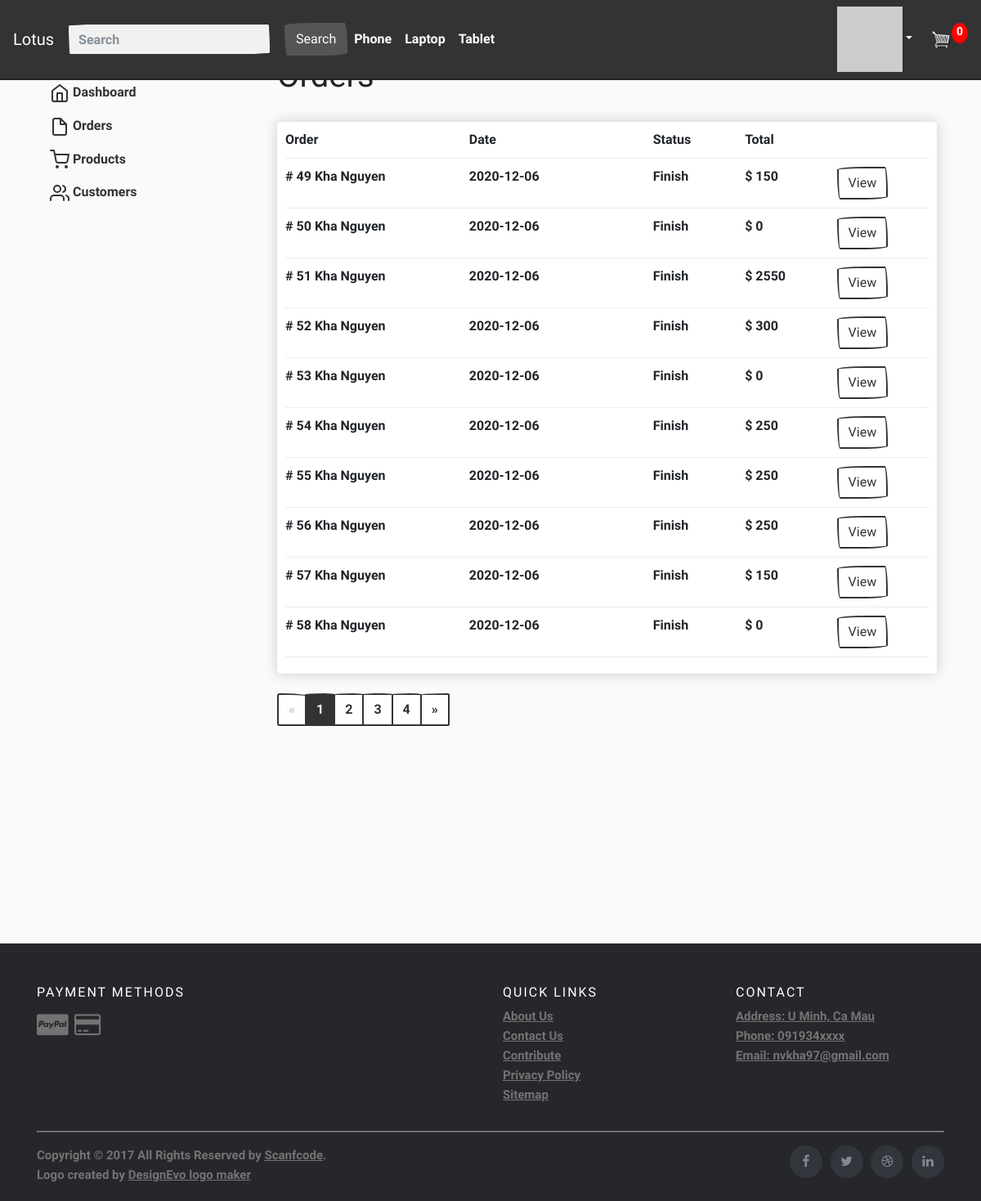
Page /admin/all-order (signed in) on the committed database.
### tables this page shows
CREATE TABLE "orders" (
	"id"	INTEGER,
	"user_id"	INTEGER,
	"order_date"	DATETIME,
	"payment_id"	INTEGER,
	"complete"	BOOLEAN DEFAULT 0,
	"order_name"	NVARCHAR(255),
	"order_phonenumber"	VARCHAR(12),
	"order_email"	VARCHAR(50),
	"order_address"	TEXT,
	"transaction_id"	DATE,
	PRIMARY KEY("id" AUTOINCREMENT)
);

### app.py (the view)
@app.route("/admin/all-order")
@login_required
def all_order():
   cartData = CartData()
   orders = db.execute("SELECT * FROM orders WHERE complete=? ORDER BY order_date DESC", 1)
   page = request.args.get(get_page_parameter(), type=int, default=1)
   data = []
   for i in range(10 * (page - 1), (page - 1) * 10 + 10):
    try:
        data.append(orders[i])
    except:
        break
   pagination = Pagination(page=page,css_framework='bootstrap4', total=len(orders), RECORD_NAME="orders", per_page=10)
   return render_template("adminpage/all_order.html", orders=data, numberCart=cartData["numberItem"], pagination=pagination)

### app.py (called while the page is built)
@app.after_request
def after_request(response):
    response.headers["Cache-Control"] = "no-cache, no-store, must-revalidate"
    response.headers["Expires"] = 0
    response.headers["Pragma"] = "no-cache"
    return response

@app.before_request
def before_request():
  if session.get("user_id"):
      db.execute("UPDATE users SET last_seen=? WHERE id=?", datetime.utcnow(), session["user_id"])

### helpers.py (called while the page is built)
def login_required(f):
    @wraps(f)
    def decorated_function(*args, **kwargs):
        if session.get("user_id") is None:
            return redirect("/login")
        return f(*args, **kwargs)
    return decorated_function

def gravatar(email, size=100, default='identicon', rating='g'):
    url = 'http://www.gravatar.com/avatar'
    hash = hashlib.md5(email.encode('utf-8')).hexdigest()
    return '{url}/{hash}?s={size}&d={default}&r={rating}'.format(
        url=url, hash=hash, size=size, default=default, rating=rating)

def CartData():
    if session.get("user_id"):
        try:
            order = db.execute("SELECT * FROM orders WHERE user_id=? AND complete=?", session.get("user_id"), 0)
            order_detail = db.execute("SELECT * FROM order_detail WHERE order_id=?", order[0]['id'])
            numberItem = int(len(order_detail))
            total = db.execute("SELECT SUM(price * quantity) FROM order_detail WHERE order_id=?", order[0]['id'])
        except:
            order_detail = None
            numberItem = 0
            total = 0
        return {"items": order_detail, "numberItem": numberItem, "total": total}
    else:
        cookieData = cookieCart()
        return {"items": cookieData['items'], "numberItem": cookieData['numberItem'], "total": cookieData['total']}

def getTotal(order_id):
    try:
        total = db.execute("SELECT SUM(quantity * price) as total FROM order_detail WHERE order_id=?", order_id)
    except:
        return 0
    return total[0]["total"]

def getAllNameProduct():
    all_products = db.execute("SELECT * FROM products")
    list_product_name = ""
    for product in all_products:
        list_product_name += product["name"] + ","
    return list_product_name

### templates/adminpage/all_order.html (shortened to what this page needs)
{% extends 'sell.html' %}
{% block div %}
  <h1>Orders</h1>
  <br>
  <div class="box-element">
    <div class="cart-row">
        <div style="flex: 2">Order</div>
        <div style="flex: 2">Date</div>
        <div style="flex: 1">Status</div>
        <div style="flex: 1">Total</div>
        <div style="flex: 1"></div>
    </div>
        {% for order in orders %}
          <div class="cart-row">
              <div style="flex: 2"># {{ order.id }} {{ order.order_name }}</div>
              <div style="flex: 2">{{ order.order_date }}</div>
              <div style="flex: 1">{% if order.complete == 0 %} Possessing {% else %} Finish {% endif %}</div>
              <div style="flex: 1">${% if (order.id | getTotal) == None %} 0 {% else %} {{ order.id | getTotal }} {% endif %}</div>
              <div style="flex: 1"><a href={{ url_for('view_order', id=order.id) }} class="btn btn-outline-primary">View</a></div>
          </div>
        {% endfor %}
  </div>
  <br>
  {{ pagination.links }}
{% endblock %}

### static/css/main.css (style rules this page uses)
body { background-color: hsl(0, 0%, 98%); padding-top: 45px; }
.box-element { box-shadow:hsl(0, 0%, 80%) 0 0 16px; background-color: #fff; border-radius: 4px; padding: 10px; }
.cart-row { display: flex; align-items: flex-stretch; padding-bottom: 10px; margin-bottom: 10px; border-bottom: 1px solid #ececec; }

### rows in the picture
orders: id "49", order_name "Kha Nguyen", order_date "2020-12-06", complete "Finish", id|getTotal "150"
orders: id "50", order_name "Kha Nguyen", order_date "2020-12-06", complete "Finish"
orders: id "51", order_name "Kha Nguyen", order_date "2020-12-06", complete "Finish", id|getTotal "2550"
orders: id "52", order_name "Kha Nguyen", order_date "2020-12-06", complete "Finish", id|getTotal "300"
orders: id "53", order_name "Kha Nguyen", order_date "2020-12-06", complete "Finish"
orders: id "54", order_name "Kha Nguyen", order_date "2020-12-06", complete "Finish", id|getTotal "250"
orders: id "55", order_name "Kha Nguyen", order_date "2020-12-06", complete "Finish", id|getTotal "250"
orders: id "56", order_name "Kha Nguyen", order_date "2020-12-06", complete "Finish", id|getTotal "250"
orders: id "57", order_name "Kha Nguyen", order_date "2020-12-06", complete "Finish", id|getTotal "150"
orders: id "58", order_name "Kha Nguyen", order_date "2020-12-06", complete "Finish"

### other values in the picture
{{ numberCart }} "0"
{{ pagination.links }} "« 1 2 3 4 »"
